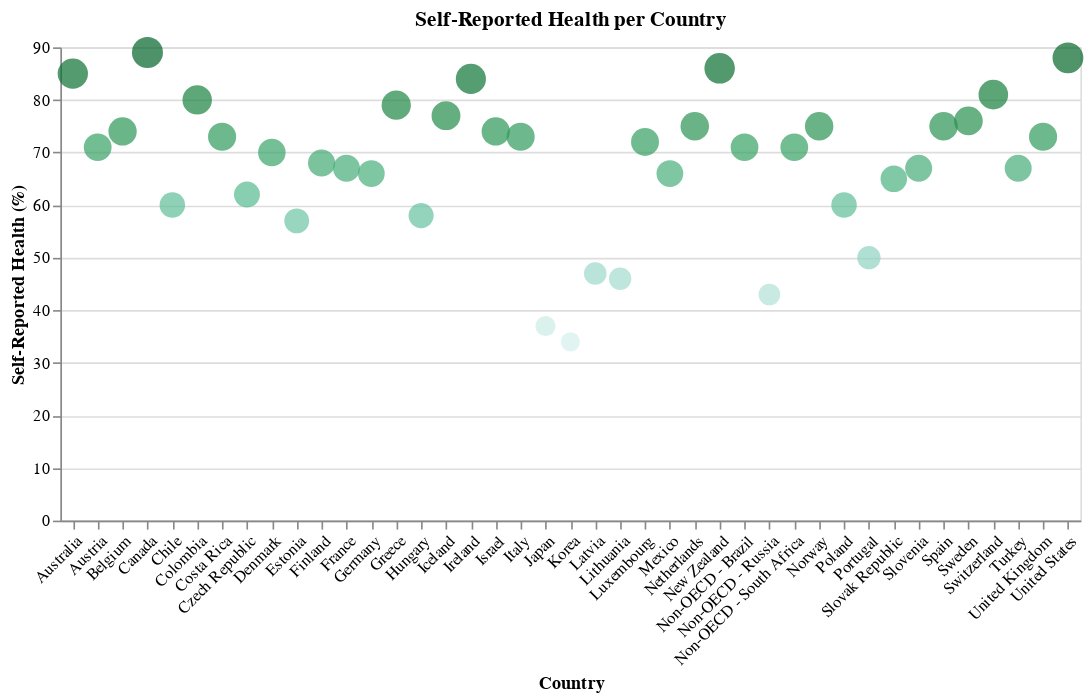

The notebook cell saved with this chart:
### Markdown cell above
### Visualisation 4: Health

### Code cell
health_df = df[['Country', 'Health - Self-reported health as pct']]

scatter = alt.Chart(health_df).mark_circle().encode(
    x=alt.X('Country:N', title='Country', axis=alt.Axis(labelAngle=-45)),
    y=alt.Y('Health - Self-reported health as pct:Q', title='Self-Reported Health (%)'),
    color=alt.Color('Health - Self-reported health as pct:Q', scale=common_color_scale, legend=None),
    size=alt.Size('Health - Self-reported health as pct:Q', title='Health Score Size', legend=None),
    tooltip=[
        alt.Tooltip('Country:N', title='Country'),
        alt.Tooltip('Health - Self-reported health as pct:Q', title='Self-Reported Health Score (%)')
    ]
).properties(
    title='Self-Reported Health per Country',
    width=625,
    height=290
)

scatter

### Figure 1 — Vega-Lite specification as saved in the notebook (floating-point values rounded to 4 significant figures)
{"config": {"view": {"continuousWidth": 300, "continuousHeight": 300}}, "data": {"name": "data-455b34b6eb2a187aab5a533cb99bb1ce"}, "mark": {"type": "circle"}, "encoding": {"color": {"field": "Health - Self-reported health as pct", "legend": null, "scale": {"scheme": "bluegreen"}, "type": "quantitative"}, "size": {"field": "Health - Self-reported health as pct", "legend": null, "title": "Health Score Size", "type": "quantitative"}, "tooltip": [{"field": "Country", "title": "Country", "type": "nominal"}, {"field": "Health - Self-reported health as pct", "title": "Self-Reported Health Score (%)", "type": "quantitative"}], "x": {"axis": {"labelAngle": -45}, "field": "Country", "title": "Country", "type": "nominal"}, "y": {"field": "Health - Self-reported health as pct", "title": "Self-Reported Health (%)", "type": "quantitative"}}, "height": 290, "title": "Self-Reported Health per Country", "width": 625, "$schema": "https://vega.github.io/schema/vega-lite/v5.15.1.json", "datasets": {"data-455b34b6eb2a187aab5a533cb99bb1ce": [{"Country": "Australia", "Health - Self-reported health as pct": 85.0}, {"Country": "Austria", "Health - Self-reported health as pct": 71.0}, {"Country": "Belgium", "Health - Self-reported health as pct": 74.0}, {"Country": "Canada", "Health - Self-reported health as pct": 89.0}, {"Country": "Chile", "Health - Self-reported health as pct": 60.0}, {"Country": "Colombia", "Health - Self-reported health as pct": 80.0}, {"Country": "Costa Rica", "Health - Self-reported health as pct": 73.0}, {"Country": "Czech Republic", "Health - Self-reported health as pct": 62.0}, {"Country": "Denmark", "Health - Self-reported health as pct": 70.0}, {"Country": "Estonia", "Health - Self-reported health as pct": 57.0}, {"Country": "Finland", "Health - Self-reported health as pct": 68.0}, {"Country": "France", "Health - Self-reported health as pct": 67.0}, {"Country": "Germany", "Health - Self-reported health as pct": 66.0}, {"Country": "Greece", "Health - Self-reported health as pct": 79.0}, {"Country": "Hungary", "Health - Self-reported health as pct": 58.0}, {"Country": "Iceland", "Health - Self-reported health as pct": 77.0}, {"Country": "Ireland", "Health - Self-reported health as pct": 84.0}, {"Country": "Israel", "Health - Self-reported health as pct": 74.0}, {"Country": "Italy", "Health - Self-reported health as pct": 73.0}, {"Country": "Japan", "Health - Self-reported health as pct": 37.0}, {"Country": "Korea", "Health - Self-reported health as pct": 34.0}, {"Country": "Latvia", "Health - Self-reported health as pct": 47.0}, {"Country": "Lithuania", "Health - Self-reported health as pct": 46.0}, {"Country": "Luxembourg", "Health - Self-reported health as pct": 72.0}, {"Country": "Mexico", "Health - Self-reported health as pct": 66.0}, {"Country": "Netherlands", "Health - Self-reported health as pct": 75.0}, {"Country": "New Zealand", "Health - Self-reported health as pct": 86.0}, {"Country": "Norway", "Health - Self-reported health as pct": 75.0}, {"Country": "Poland", "Health - Self-reported health as pct": 60.0}, {"Country": "Portugal", "Health - Self-reported health as pct": 50.0}, {"Country": "Slovak Republic", "Health - Self-reported health as pct": 65.0}, {"Country": "Slovenia", "Health - Self-reported health as pct": 67.0}, {"Country": "Spain", "Health - Self-reported health as pct": 75.0}, {"Country": "Sweden", "Health - Self-reported health as pct": 76.0}, {"Country": "Switzerland", "Health - Self-reported health as pct": 81.0}, {"Country": "Turkey", "Health - Self-reported health as pct": 67.0}, {"Country": "United Kingdom", "Health - Self-reported health as pct": 73.0}, {"Country": "United States", "Health - Self-reported health as pct": 88.0}, {"Country": "Non-OECD - Brazil", "Health - Self-reported health as pct": 71.0}, {"Country": "Non-OECD - Russia", "Health - Self-reported health as pct": 43.0}, {"Country": "Non-OECD - South Africa", "Health - Self-reported health as pct": 71.0}]}}
